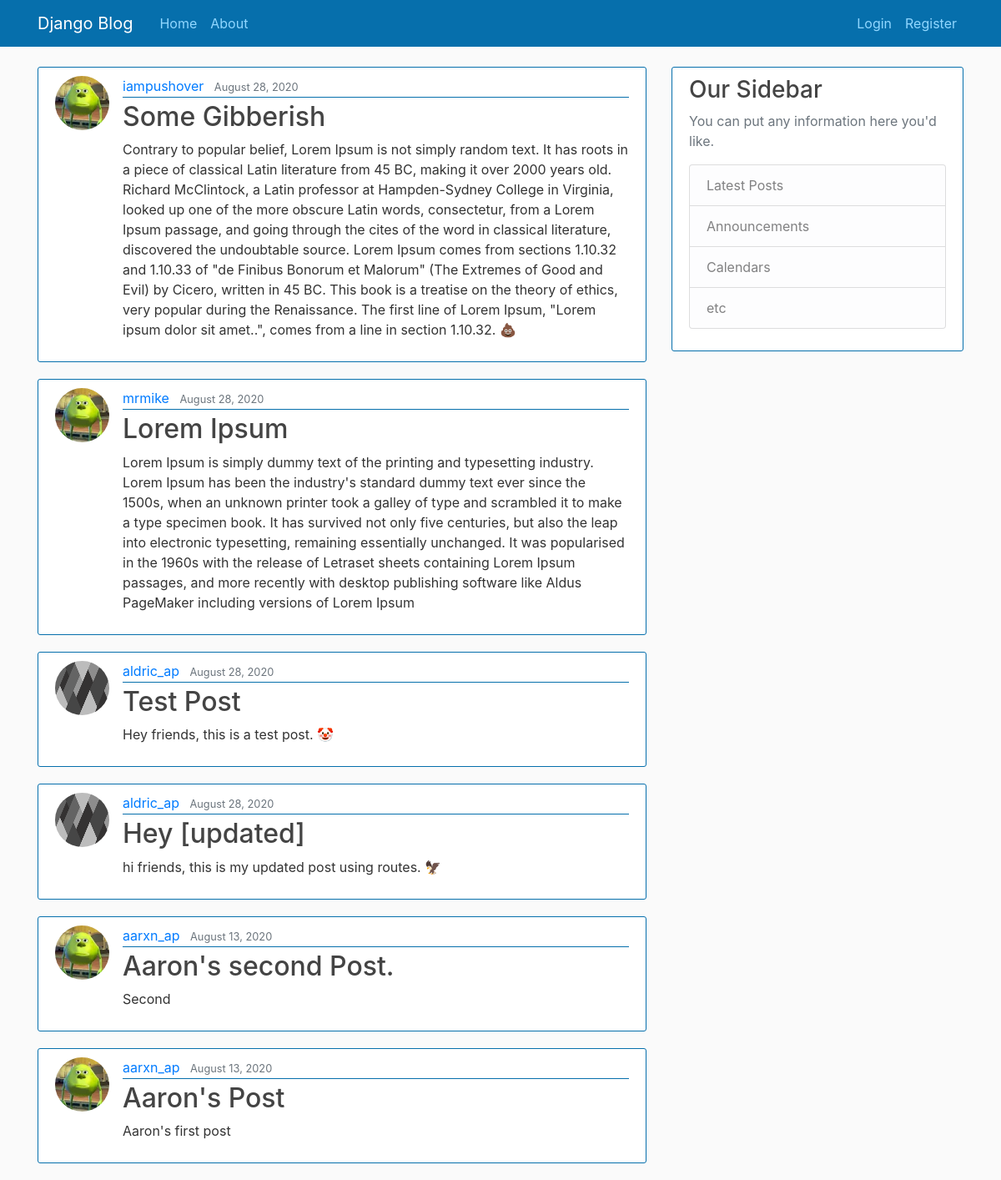
The app's page /, older data.
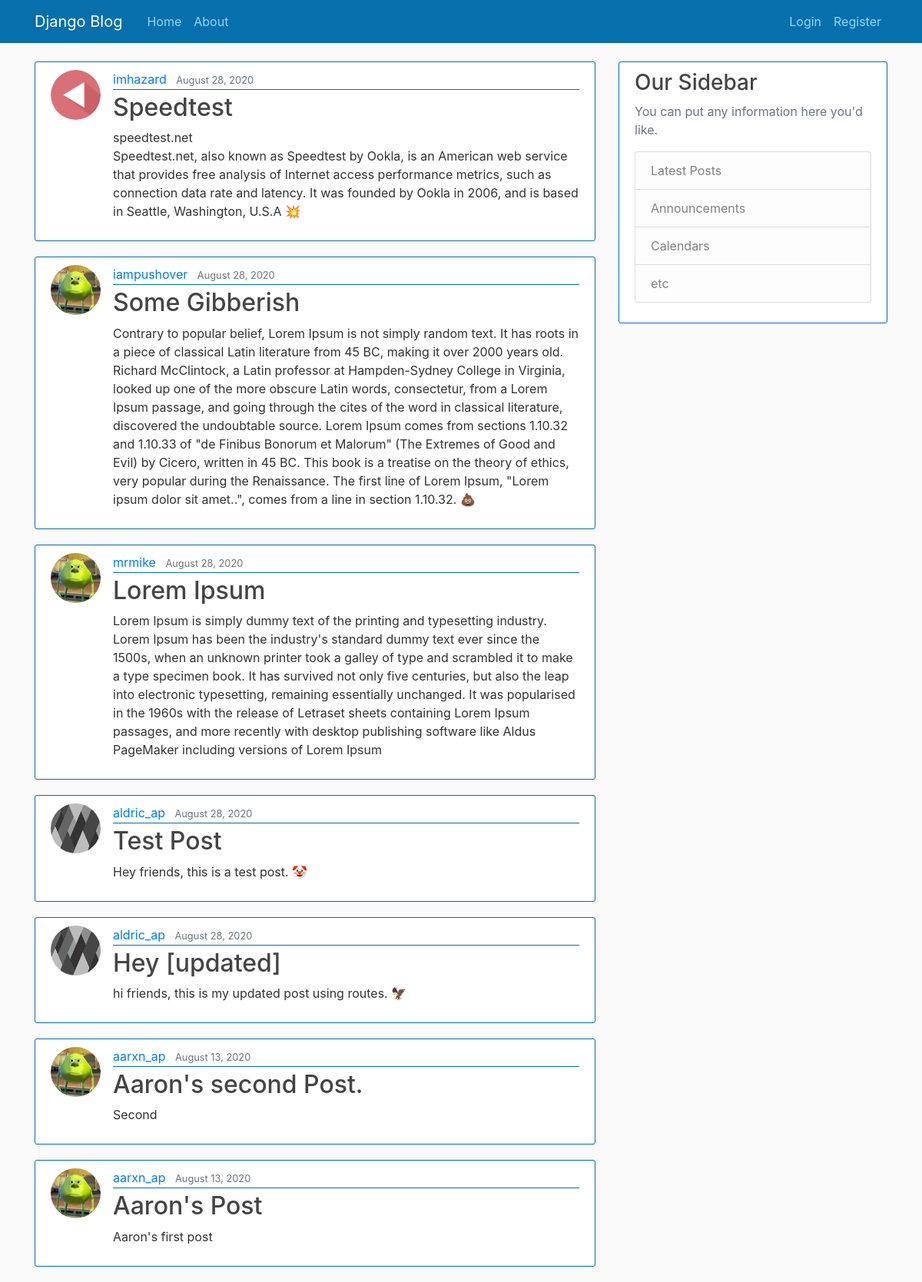
The same page, newer data.
### blog/models.py (models this page shows, shortened)
class Post(models.Model):  # creating the following attributes.
    title = models.CharField(max_length=100)
    content = models.TextField()
    date_posted = models.DateTimeField(default=timezone.now)
    author = models.ForeignKey(User, on_delete=models.CASCADE, null=True)

### users/models.py (models this page shows, shortened)
class Profile(models.Model):
    user = models.OneToOneField(User, on_delete=models.CASCADE)
    image = models.ImageField(default='default.jpg', upload_to='profile_pics')

### blog/views.py (the view)
# urls.py: path('', PostListView.as_view(), name='blog-home'),
class PostListView(ListView):
    model = Post
    template_name = 'blog/home.html'
    context_object_name = 'posts'
    ordering = ['-date_posted']

### blog/templates/blog/home.html
{%extends "blog/base.html"%} {%block content%}
{% for post in posts %}
<article class="media content-section">
  <img
    class="rounded-circle article-img"
    src="{{post.author.profile.image.url}}"
  />
  <div class="media-body">
    <div class="article-metadata">
      <a class="mr-2" href="#">{{ post.author }}</a>
      <small class="text-muted">{{ post.date_posted|date:"F d, Y" }}</small>
    </div>
    <h2>
      <a class="article-title" href="{%url 'post-detail' post.id%}"
        >{{ post.title }}</a
      >
    </h2>
    <p class="article-content">{{ post.content }}</p>
  </div>
</article>
{% endfor %} {% endblock content%}

Row changes from the older to the newer data that the page shows:
added Post: author.profile.image (picture), author "imhazard", date_posted "August 28, 2020", title "Speedtest", content "speedtest.net Speedtest.net, also known as Speedtest by Ookla, is an American web service that provides free analysis of Internet access performance metrics, such as connection data rate and latency. It was founded by Ookla in 2006, and is based in Seattle, Washington, U.S.A 💥"
